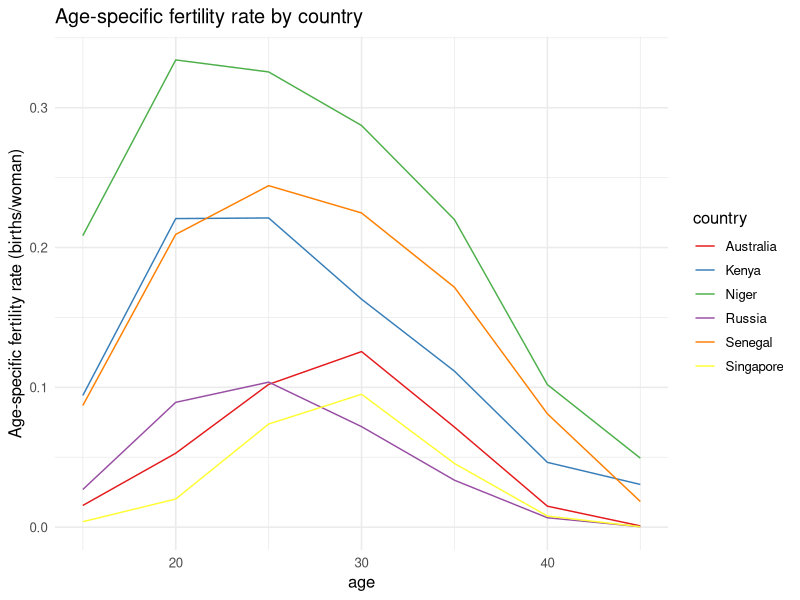
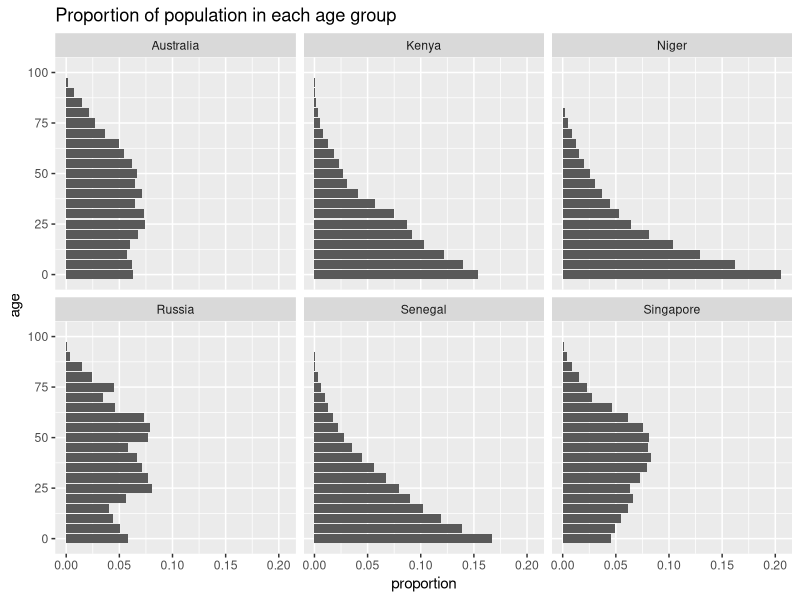
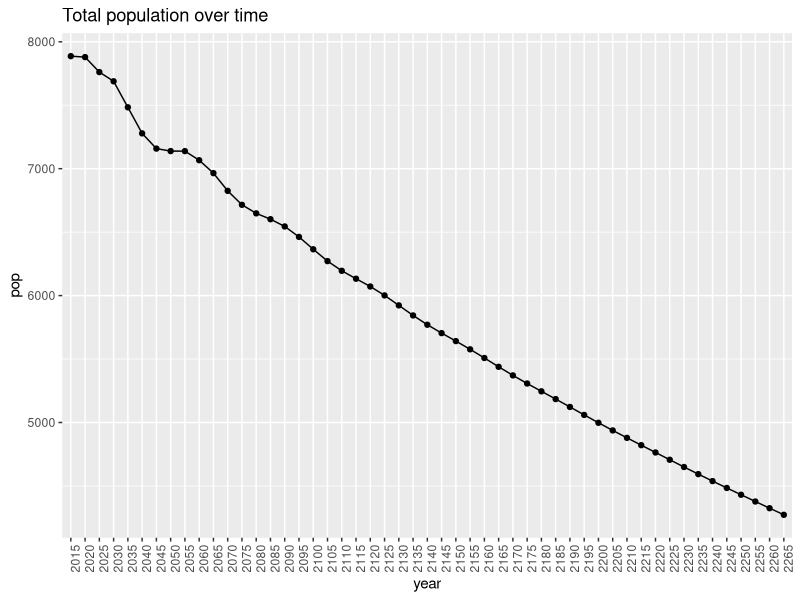
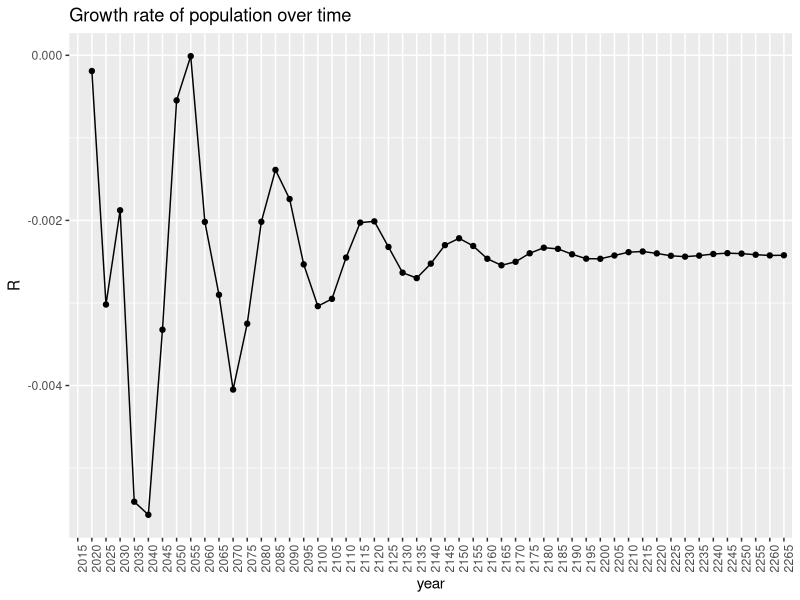
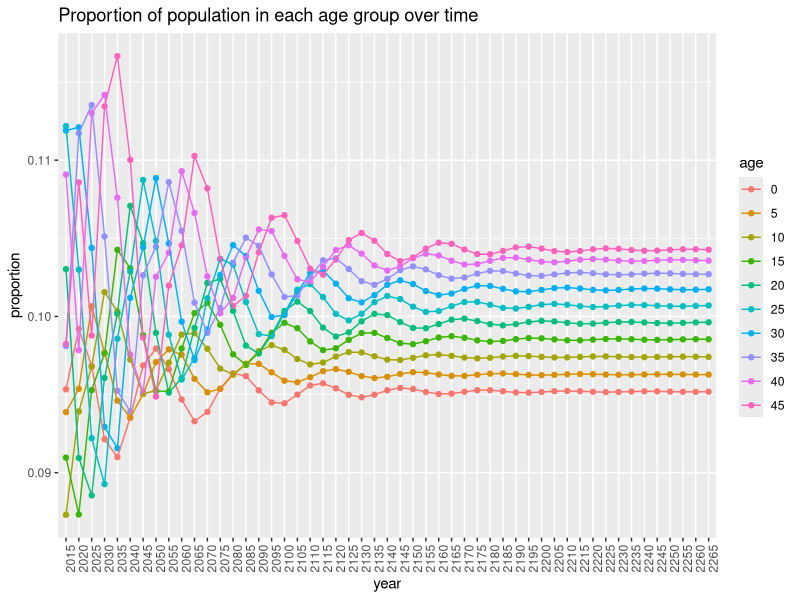
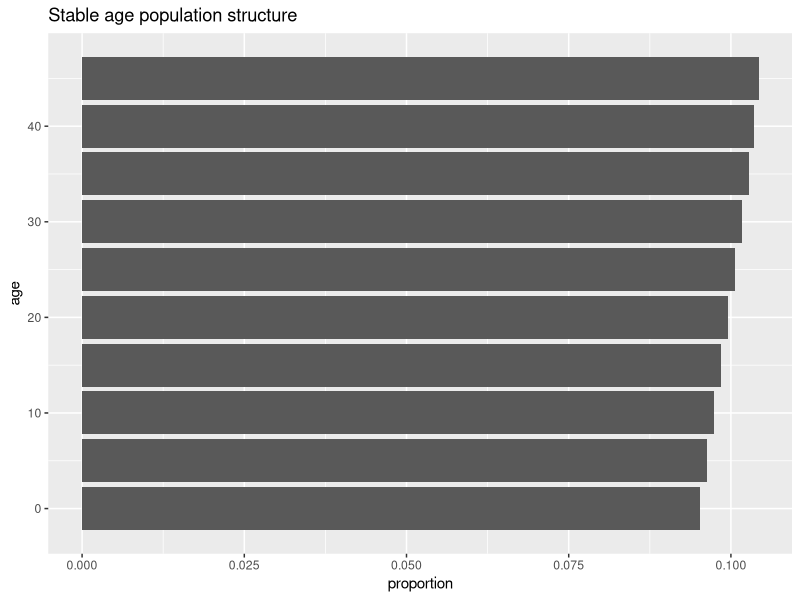
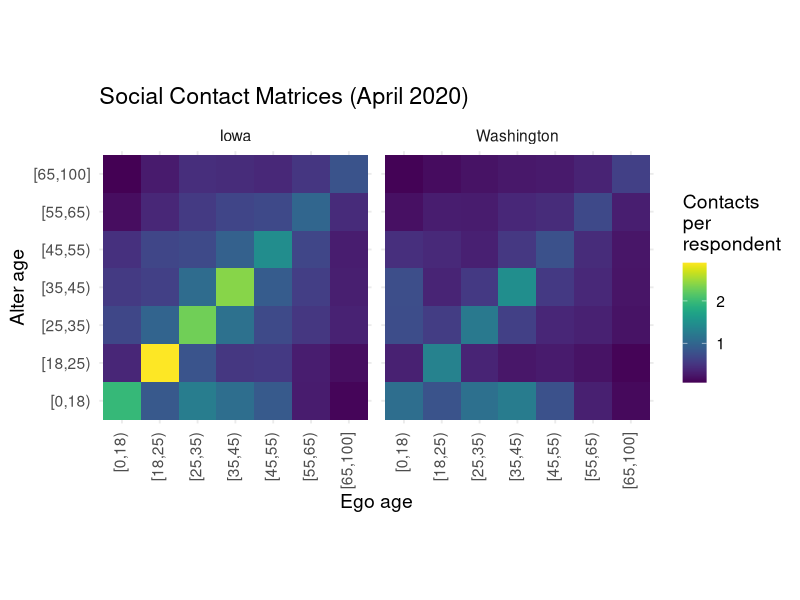

The R source for these figures, in order:
## ---- chunk 1
# run this chunk first!
knitr::opts_chunk$set(echo = TRUE)
library(tidyverse)
## ---- chunk 2
d <- read_csv("bfdw_projection_data.csv")
## ---- chunk 3
d %>% 
  filter(country=="Australia") %>% 
  head
## ---- chunk 4
d <- d %>% 
  mutate(nLx = nLx/10^5, 
         nFx = nFx/1000)
## ---- chunk 5
# calculate life expectancy at birth 
# we know radix is 1
radix <- 1

d %>% 
  group_by(country) %>% 
  summarise(e0 = sum(nLx)/radix) %>%
  arrange(e0) # arrange by increasing life expectancy
## ---- chunk 6
# calculate TFR, GRR and NRR by country
# set fraction female at birth to be 0.4886
ffab <- 0.4486

d %>% 
  filter(age>=15, age < 50) %>% # restrict our dataset to be fertility rates for women aged 15-49
  group_by(country) %>% 
  summarise(tfr = sum(nFx*5), 
            grr = tfr*ffab,
            nrr = sum(nFx*nLx*ffab/radix),
            mu = sum((age+2.5)*nFx*nLx)/sum(nFx*nLx)) %>%
  arrange(tfr)
## ---- chunk 7
# create a dataset which only has reproductive ages (15-49)
d_rpa <- d %>% filter(age >= 15, age < 50)

# plot age-specific fertility rates
ggplot(data = d_rpa, aes(x = age, y = nFx, color = country)) + 
  geom_line()+
  ylab("Age-specific fertility rate (births/woman)")+
  ggtitle("Age-specific fertility rate by country")+ 
  scale_color_brewer(palette="Set1") + 
  theme_minimal(base_size = 12) ## change ggplot default theme
## ---- chunk 8
# let's calculate the proportion in each age group so we can compare across countries
d <- d %>% 
  group_by(country) %>%
  mutate(nCx = nKx/sum(nKx))
## ---- chunk 9
ggplot(d, aes(x = age, y = nCx)) + 
  facet_wrap(~country, ncol=3) +
  geom_bar(stat="identity", position = "dodge") +
  ggtitle("Proportion of population in each age group") +
  ylab("proportion")+
  coord_flip()
## ---- chunk 10
## function to define Leslie matrix, based on nLx and nFx values
leslie <- function(nLx,
                   nFx, 
                   n_age_groups=10,
                   ffab = 0.4886){
  L = matrix(0, nrow = n_age_groups, ncol = n_age_groups)
  L[1,] = ffab * nLx[1]*(nFx[1:n_age_groups]+nFx[2:(n_age_groups+1)]*nLx[2:(n_age_groups+1)]/nLx[1:n_age_groups])/2 # top row 
  diag(L[2:n_age_groups,1:(n_age_groups-1)]) = nLx[2:n_age_groups] / nLx[1:(n_age_groups-1)] # subdiagonal
  return(L)
}
## ---- chunk 11
LAA <- leslie(nLx = d$nLx[d$country=="Australia"], 
              nFx = d$nFx[d$country=="Australia"])
#LAA <- leslie(nLx = d$nLx[d$country=="Niger"], 
#              nFx = d$nFx[d$country=="Niger"])
LAA
## ---- chunk 12
LAS <- leslie(nLx = d$nLx[d$country=="Australia"], 
              nFx = d$nFx[d$country=="Senegal"])
## ---- chunk 13
n_age_groups <- 10 # 0-50 in 5yr age groups
n_projections <- 50 # want to project forward 50*5 = 250 years
initial_pop <- d$nKx[d$country=="Australia"] # set initial population to be Australia's population in 2015
# define population matrix K
K <- matrix(0, nrow = n_age_groups, ncol = n_projections+1)
K[,1] <- initial_pop[1:n_age_groups]

# do the projection!
for(i in 2:(n_projections+1)){
  K[,i] <- LAA%*%K[,i-1] 
}

head(K[,1:5])
## ---- chunk 14
# get K in a form that's easier to ggplot
# make into a dataframe, name columns as years and add an age column
Kdf <- as.data.frame(K)
colnames(Kdf) <- seq(from = 2015, to = (2015+n_projections*5), by = 5)
Kdf <- cbind(age = seq(from = 0, to = 45, by = 5), Kdf)

# get in long format and then add proportion of population in each age group
Klong <- Kdf %>% 
  gather(year, population, -age) %>%
  group_by(year) %>%
  mutate(proportion = population/sum(population), 
         age = as.factor(age))
head(Klong)
## ---- chunk 15
# total population by year
tot_pop <- Klong %>% 
  group_by(year) %>%
  summarise(pop = sum(population)) %>%
  mutate(R = c(NA, log(pop[2:n()]/pop[1:(n()-1)])/5))
head(tot_pop)
## ---- chunk 16

# plot total population over time 
ggplot(data = tot_pop, aes(x = year, y = pop, group = 1)) +
  geom_point() + geom_line()+
  theme(axis.text.x = element_text(angle = 90, hjust = 1))+
  ggtitle("Total population over time")

# plot growth rate over time
ggplot(data = tot_pop, aes(x = year, y = R, group = 1)) +
  geom_point() + geom_line()+
  theme(axis.text.x = element_text(angle = 90, hjust = 1))+
  ggtitle("Growth rate of population over time")

# plot proportion in each age group over time
ggplot(data = Klong, aes(x = year, y = proportion, group = age, color = age)) +
  geom_point() + geom_line()+ 
  theme(axis.text.x = element_text(angle = 90, hjust = 1))+
  ggtitle("Proportion of population in each age group over time")
## ---- chunk 17
eigen.AA <- eigen(LAA)
r.AA <- log(Re(eigen.AA$value[1]))/5 
v <- Re(eigen.AA$vectors[,1])
k.AA <- v/sum(v)

# compare stable population rate and rate at end of projection period
cbind(stable = r.AA,  proj = tot_pop$R[nrow(tot_pop)])

# compare stable population age distribution and age distribution at end of projection period
cbind(stable = k.AA, proj = Klong$proportion[Klong$year==(2015+n_projections*5)])

## ---- chunk 18
ages <- seq(0, 45, by = 5)
ggplot(data = data.frame(age = ages, proportion = k.AA), aes(x = age, y = proportion))+
  geom_bar(stat = 'identity')+
  coord_flip()+
  ggtitle("Stable age population structure")
## ---- chunk 19
## read in contact data 
contact_data <- data.frame(
  stringsAsFactors = FALSE,
  alter_age = c("[0,18)","[0,18)","[0,18)",
                "[0,18)","[0,18)","[0,18)","[0,18)","[18,25)",
                "[18,25)","[18,25)","[18,25)","[18,25)","[18,25)","[25,35)",
                "[25,35)","[25,35)","[25,35)","[25,35)","[25,35)",
                "[35,45)","[35,45)","[35,45)","[35,45)","[35,45)",
                "[35,45)","[45,55)","[45,55)","[45,55)","[45,55)",
                "[45,55)","[45,55)","[55,65)","[55,65)","[55,65)",
                "[55,65)","[55,65)","[55,65)","[65,100]","[65,100]",
                "[65,100]","[65,100]","[65,100]","[65,100]","[18,25)",
                "[25,35)","[35,45)","[45,55)","[55,65)","[65,100]",
                "[0,18)","[0,18)","[0,18)","[0,18)","[0,18)","[0,18)",
                "[0,18)","[18,25)","[18,25)","[18,25)","[18,25)",
                "[18,25)","[18,25)","[25,35)","[25,35)","[25,35)",
                "[25,35)","[25,35)","[25,35)","[35,45)","[35,45)","[35,45)",
                "[35,45)","[35,45)","[35,45)","[45,55)","[45,55)",
                "[45,55)","[45,55)","[45,55)","[45,55)","[55,65)",
                "[55,65)","[55,65)","[55,65)","[55,65)","[55,65)",
                "[65,100]","[65,100]","[65,100]","[65,100]","[65,100]",
                "[65,100]","[18,25)","[25,35)","[35,45)","[45,55)",
                "[55,65)","[65,100]"),
  ego_age = c("[0,18)","[35,45)","[18,25)",
              "[25,35)","[45,55)","[55,65)","[65,100]","[35,45)",
              "[18,25)","[25,35)","[45,55)","[55,65)","[65,100]",
              "[35,45)","[18,25)","[25,35)","[45,55)","[55,65)",
              "[65,100]","[35,45)","[18,25)","[25,35)","[45,55)",
              "[55,65)","[65,100]","[35,45)","[18,25)","[25,35)",
              "[45,55)","[55,65)","[65,100]","[35,45)","[18,25)",
              "[25,35)","[45,55)","[55,65)","[65,100]","[35,45)",
              "[18,25)","[25,35)","[45,55)","[55,65)","[65,100]","[0,18)",
              "[0,18)","[0,18)","[0,18)","[0,18)","[0,18)",
              "[0,18)","[35,45)","[18,25)","[25,35)","[45,55)",
              "[55,65)","[65,100]","[35,45)","[18,25)","[25,35)","[45,55)",
              "[55,65)","[65,100]","[35,45)","[18,25)","[25,35)",
              "[45,55)","[55,65)","[65,100]","[35,45)","[18,25)",
              "[25,35)","[45,55)","[55,65)","[65,100]","[35,45)",
              "[18,25)","[25,35)","[45,55)","[55,65)","[65,100]",
              "[35,45)","[18,25)","[25,35)","[45,55)","[55,65)",
              "[65,100]","[35,45)","[18,25)","[25,35)","[45,55)",
              "[55,65)","[65,100]","[0,18)","[0,18)","[0,18)","[0,18)",
              "[0,18)","[0,18)"),
  state = c("Iowa","Iowa","Iowa","Iowa","Iowa",
            "Iowa","Iowa","Iowa","Iowa","Iowa","Iowa","Iowa","Iowa","Iowa","Iowa",
            "Iowa","Iowa","Iowa","Iowa","Iowa","Iowa","Iowa","Iowa","Iowa",
            "Iowa","Iowa","Iowa","Iowa","Iowa","Iowa","Iowa","Iowa","Iowa","Iowa",
            "Iowa","Iowa","Iowa","Iowa","Iowa","Iowa","Iowa","Iowa","Iowa",
            "Iowa","Iowa","Iowa","Iowa","Iowa","Iowa","Washington",
            "Washington","Washington","Washington",
            "Washington","Washington","Washington","Washington","Washington","Washington","Washington",
            "Washington","Washington","Washington","Washington","Washington", "Washington","Washington","Washington",
            "Washington","Washington","Washington","Washington", "Washington","Washington",
            "Washington","Washington","Washington","Washington","Washington",
            "Washington","Washington", "Washington","Washington","Washington","Washington","Washington",
            "Washington", "Washington","Washington","Washington","Washington", "Washington","Washington",
            "Washington", "Washington","Washington","Washington","Washington"),
  avg_contacts = c(1.96355865075412,
                   1.07790278376977,0.846004352438355,1.25872430861939,
                   0.856510337330594,0.283046641676595,0.103733294413363,
                   0.520884363375575,2.89924081331928,0.799656186032481,
                   0.541806519198463,0.293628014593759,0.168317120672265,1.10939850263363,
                   0.970173425755095,2.29066969762187,0.706785631862259,
                   0.517604165576141,0.332388336966515,2.3915300439597,
                   0.600961347389168,1.05498606110888,0.885540297483235,
                   0.585549244618107,0.303659625641791,0.932109063584607,
                   0.657972659382363,0.707465490742922,1.45268153797397,
                   0.660202277518944,0.294450038109138,0.65051855766295,
                   0.376356112153727,0.546831059814438,0.696810813389629,
                   0.987824394701072,0.411559114570664,0.419786640822864,
                   0.268457211094917,0.43696483084501,0.386718344800324,
                   0.512126819771215,0.795187584529312,0.373597394030026,
                   0.674385049219153,0.549181696022704,0.459332813407329,
                   0.160210410124759,0.0730627799228152,1.08669597261484,
                   1.25292308158473,0.797696476263686,1.09896801915227,
                   0.774099268925644,0.316942675609594,0.133045284839802,
                   0.237978826422459,1.32149144073559,0.351105050032515,
                   0.276594819959561,0.205780509393844,0.0954807846997501,
                   0.604310003842793,0.575734619243985,1.21848144580133,
                   0.370019430439582,0.323342743883215,0.207709023733976,
                   1.45446289422518,0.346937110312083,0.537263025647986,
                   0.542291526093321,0.387640440740019,0.220904109649164,
                   0.531104772928663,0.394915215687221,0.322180377724249,
                   0.770546174690304,0.415008863029254,0.233243729370475,
                   0.37983125755873,0.293953272223552,0.281677340714602,
                   0.415213636487433,0.693203608564507,0.301820892190442,
                   0.246118895036495,0.155084923122772,0.205742349729577,
                   0.265340627452728,0.343185426450645,0.60028694161922,
                   0.322555475126993,0.728680365204508,0.738590288300677,
                   0.446913245500217,0.183071831119944,0.087381567624679)
)

head(contact_data)
## ---- chunk 20
## plot contact matrices 
contact_data %>% 
  ggplot() +
  geom_tile(aes(x = ego_age, y = alter_age, fill = avg_contacts)) +
  coord_equal() +
  viridis::scale_fill_viridis(name = str_wrap("Contacts per respondent", width = 10)) +
  facet_grid(~state) +
  theme_minimal(base_size = 14) +
  theme(axis.text.x = element_text(angle = 90, hjust = 1, vjust = .3)) +
  labs(
    title = "Social Contact Matrices (April 2020)",
    x = "Ego age",
    y = "Alter age"
  )
## ---- chunk 21
## Manipulate data.frame into a matrix (Iowa)
iowa_matrix <- contact_data %>%
  filter(state == "Iowa") %>% 
    select(alter_age, ego_age, avg_contacts) %>%
    arrange(ego_age) %>%
    pivot_wider(names_from = ego_age, values_from = avg_contacts) %>%
    column_to_rownames(var = "alter_age") %>%
    data.matrix()

## Manipulate data.frame into a matrix (Washington)
washington_matrix <- contact_data %>%
  filter(state == "Washington") %>% 
    select(alter_age, ego_age, avg_contacts) %>%
    arrange(ego_age) %>%
    pivot_wider(names_from = ego_age, values_from = avg_contacts) %>%
    column_to_rownames(var = "alter_age") %>%
    data.matrix()

## calculate leading eigenvalues for Iowa
eigen_iowa <- eigen(iowa_matrix)$values[1]

## calculate leading eigenvalue for Washington
eigen_washington <- eigen(washington_matrix)$values[1]

paste0("The leading eigenvalue of the contact matrix for Iowa (", round(eigen_iowa, 3), ") is larger than the leading eigenvalue of the contact matrix for Washington (", round(eigen_washington, 3), "), suggesting that overall contact intensity in Iowa is higher than in Washington.")
## ---- chunk 22
## function to calculate R0 from NGM
u = c(0.39, 0.62, 0.81, 0.83, 0.81, 0.74) * 0.2 # relative susceptibility of each age class * probability of transmission given contact
compute_R0 = function(u, C){
  dI <- 5 #recovery period in days 
  Du <- diag(u, 7)
  Dy <- diag(dI, 7)
  NGM <- Du %*% C %*% Dy
  R0  <- abs(eigen(NGM)$values[1])
  return(R0)
}
## ---- chunk 23
compute_R0(u, iowa_matrix)
compute_R0(u, washington_matrix)
